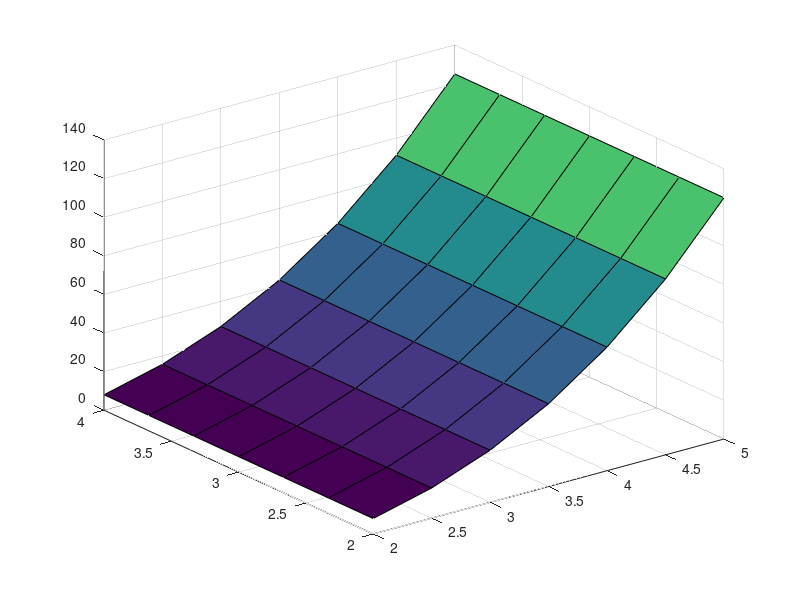

Write MATLAB code to recreate this figure.
clear all
clc
close all

x1 = linspace(2,5,7); x2 = linspace(2,4,7)
[X1 X2] = meshgrid(x1,x2);
X = [X1(:) X2(:)];
Y = X(:,1).^3 - 0.0001.*(X(:,2));
figure;
surf(x1,x2,reshape(Y,7,7))

DATA = [Y,X(:,1),X(:,2)]

coeff = pca(DATA)
